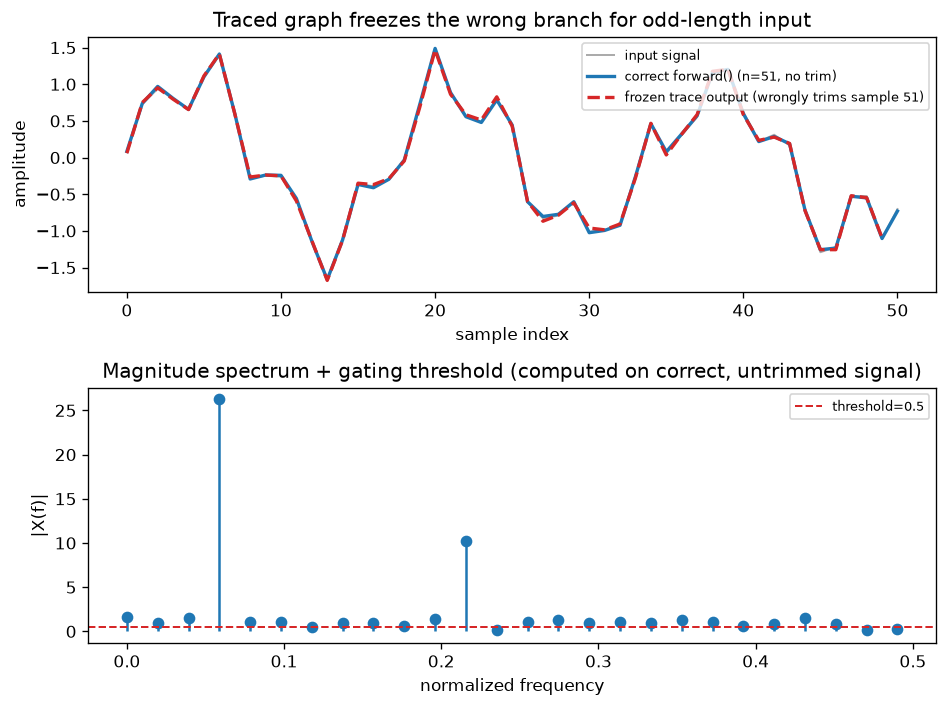

Recreate this plot in Python.
"""
Day 102 - ONNX/TorchScript export
Illustrates the SIGNAL LAB bug: a torch.jit.trace of a spectral-gating module
freezes whichever "trim last sample" branch fired for the *trace-time* input
length. Feed it a different-parity length at inference and the frozen graph
silently applies the wrong branch -- here we simulate that with plain numpy
so the script has zero external dependencies beyond numpy/matplotlib.
"""
import numpy as np
import matplotlib.pyplot as plt

np.random.seed(42)


def spectral_gate(x, threshold, force_trim):
    """force_trim mimics what a frozen (traced) graph would always do,
    versus the correct shape-dependent behavior a real forward() computes."""
    n = len(x)
    if force_trim:
        x = x[:-1]
    spec = np.fft.rfft(x)
    mag = np.abs(spec)
    mask = (mag > threshold).astype(float)
    y = np.fft.irfft(spec * mask, n=len(x))
    return y


n_samples = 51  # ODD length -- the correct branch must NOT trim
t = np.arange(n_samples)
x = (
    1.0 * np.sin(2 * np.pi * 3 * t / n_samples)
    + 0.4 * np.sin(2 * np.pi * 11 * t / n_samples)
    + 0.15 * np.random.randn(n_samples)
)
threshold = 0.5

# correct: forward() re-checks n % 2 every call -> for odd n, trim=False
correct = spectral_gate(x, threshold, force_trim=False)

# traced_frozen: graph was torch.jit.trace'd on an EVEN-length example input,
# so the "if n % 2 == 0: trim" branch got baked in as an unconditional trim
traced_frozen = spectral_gate(x, threshold, force_trim=True)

fig, axes = plt.subplots(2, 1, figsize=(8, 6), sharex=False)

ax = axes[0]
ax.plot(t, x, color="#888888", lw=1.2, label="input signal", alpha=0.7)
ax.plot(t, correct, color="#1f77b4", lw=2.0, label="correct forward() (n=51, no trim)")
ax.plot(
    t[:-1],
    traced_frozen,
    color="#d62728",
    lw=2.0,
    ls="--",
    label="frozen trace output (wrongly trims sample 51)",
)
ax.set_title("Traced graph freezes the wrong branch for odd-length input")
ax.set_xlabel("sample index")
ax.set_ylabel("amplitude")
ax.legend(loc="upper right", fontsize=8)

ax2 = axes[1]
freqs = np.fft.rfftfreq(n_samples)
spec_correct = np.abs(np.fft.rfft(x))
ax2.stem(freqs, spec_correct, basefmt=" ", linefmt="#1f77b4", markerfmt="o")
ax2.axhline(threshold, color="#d62728", ls="--", lw=1.2, label=f"threshold={threshold}")
ax2.set_title("Magnitude spectrum + gating threshold (computed on correct, untrimmed signal)")
ax2.set_xlabel("normalized frequency")
ax2.set_ylabel("|X(f)|")
ax2.legend(loc="upper right", fontsize=8)

plt.tight_layout()
plt.savefig("graph_DAY_102.png", dpi=120, bbox_inches="tight")
